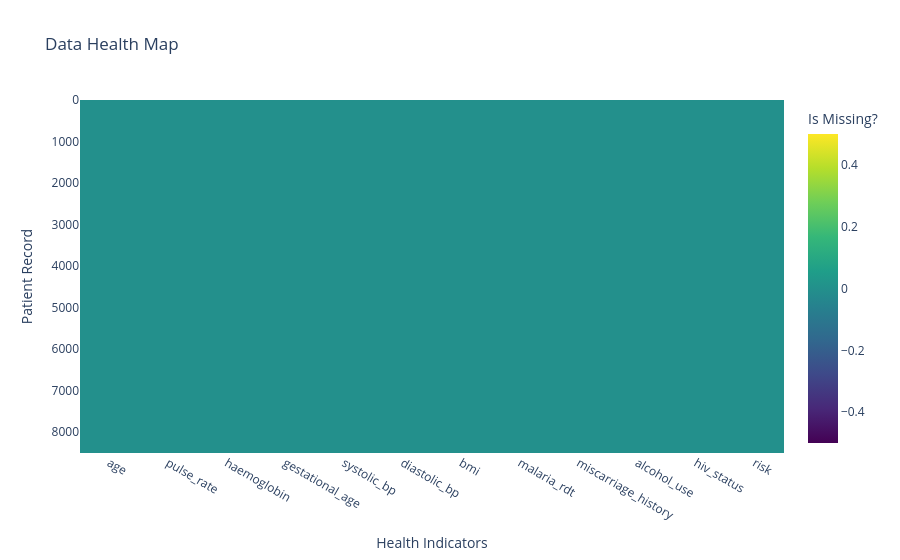

Notebook code for this chart:
### Markdown cell above
## 1. Data Integrity & Missingness
Before we trust the numbers, we check if any information is missing. A "clean" heatmap means we have a complete picture of every patient.

### Code cell
# Create a visual map of empty spots
fig_missing = px.imshow(df.isnull(), 
                        labels=dict(x="Health Indicators", y="Patient Record", color="Is Missing?"),
                        title="Data Health Map",
                        color_continuous_scale='Viridis')
fig_missing.show()

### Figure 1 — Plotly figure (JSON) as saved in the notebook; plotly's stock layout.template omitted (floating-point values rounded to 4 significant figures; data arrays with more than 128 entries replaced by an {"elided": "..."} marker saying what was removed)
{"data": [{"coloraxis": "coloraxis", "hovertemplate": "Health Indicators: %{x}<br>Patient Record: %{y}<br>Is Missing?: %{z}<extra></extra>", "name": "0", "type": "heatmap", "x": ["age", "pulse_rate", "haemoglobin", "gestational_age", "systolic_bp", "diastolic_bp", "bmi", "malaria_rdt", "miscarriage_history", "alcohol_use", "hiv_status", "risk"], "xaxis": "x", "y": {"elided": "8509 int values"}, "yaxis": "y", "z": {"elided": "8509x12 int values"}}], "layout": {"coloraxis": {"colorbar": {"title": {"text": "Is Missing?"}}, "colorscale": [[0, "#440154"], [0.1111, "#482878"], [0.2222, "#3e4989"], [0.3333, "#31688e"], [0.4444, "#26828e"], [0.5556, "#1f9e89"], [0.6667, "#35b779"], [0.7778, "#6ece58"], [0.8889, "#b5de2b"], [1, "#fde725"]]}, "title": {"text": "Data Health Map"}, "xaxis": {"anchor": "y", "constrain": "domain", "domain": [0, 1], "scaleanchor": "y", "title": {"text": "Health Indicators"}}, "yaxis": {"anchor": "x", "autorange": "reversed", "constrain": "domain", "domain": [0, 1], "title": {"text": "Patient Record"}}}}
